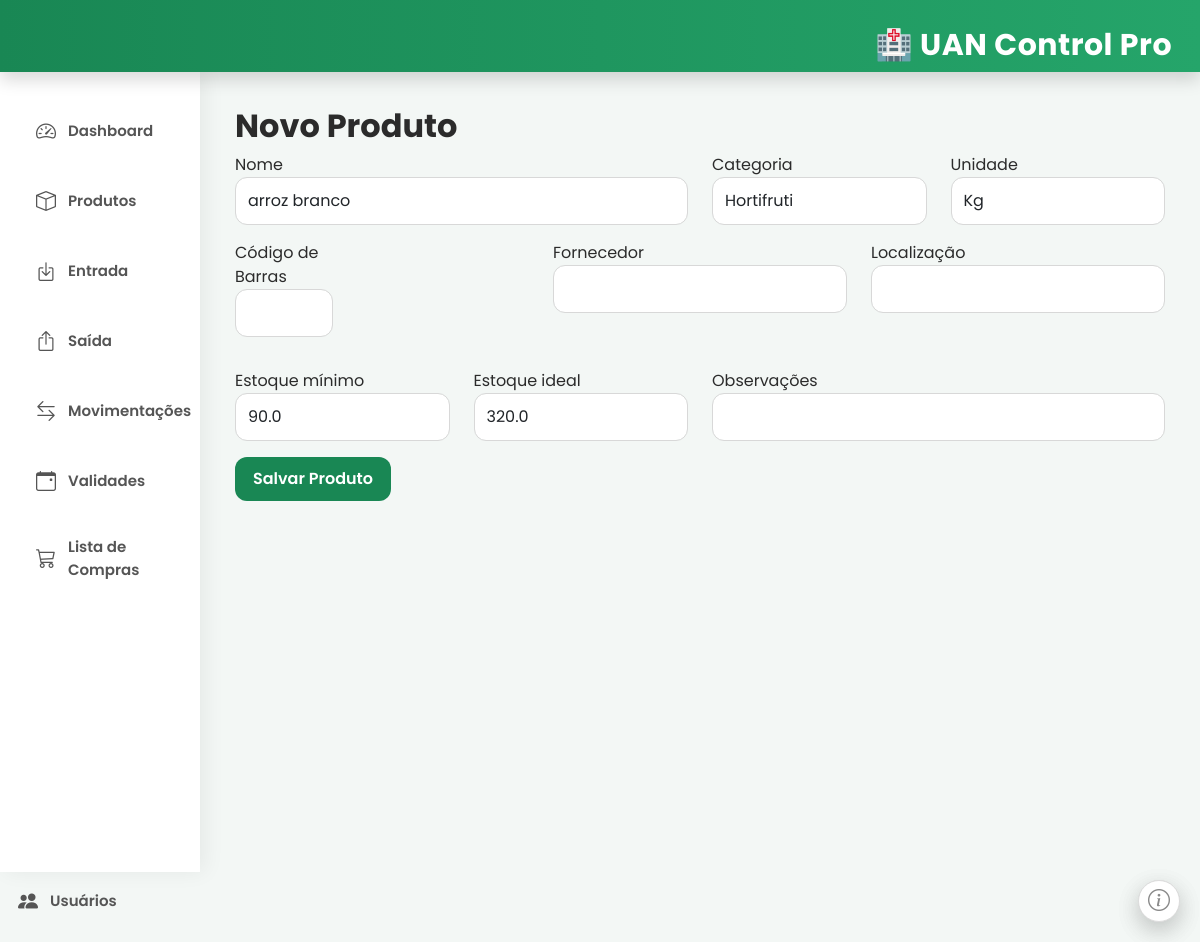
The page /produtos/1/editar on the database its author committed.
### models.py (models this page shows, shortened)
class Produto(db.Model):
    __tablename__ = "produtos"
    id = db.Column(db.Integer, primary_key=True)
    nome = db.Column(db.String(120), nullable=False)
    categoria = db.Column(db.String(80), nullable=False)
    unidade = db.Column(db.String(30), nullable=False)
    codigo_barras = db.Column(db.String(80))
    fornecedor = db.Column(db.String(120))
    localizacao = db.Column(db.String(120))
    estoque_atual = db.Column(db.Float, default=0)
    estoque_minimo = db.Column(db.Float, default=0)
    estoque_maximo = db.Column(db.Float, default=0)
    essencial = db.Column(db.Boolean, default=False)
    observacao = db.Column(db.Text)
    ativo = db.Column(db.Boolean, default=True)
    criado_em = db.Column(
        db.DateTime,
        default=datetime.now
    )
    atualizado_em = db.Column(
        db.DateTime,
        default=datetime.now,
        onupdate=datetime.now
    )

### routes/produtos.py (the view, shortened to what this page needs)
@main.route("/produtos/<int:id>/editar", methods=["GET", "POST"])
def editar_produto(id):
    produto = Produto.query.get_or_404(id)
    return render_template(
        "produto_form.html",
        produto=produto
    )

### templates/produto_form.html (shortened to what this page needs)
{% extends 'base.html' %}
{% block conteudo %}
<h2>Novo Produto</h2>
<form method="POST">
<div class="row">
<div class="col-md-6 mb-3">
<label>Nome</label>
<input
class="form-control"
name="nome"
value="{{ produto.nome if produto else '' }}"
required>
</div>
<div class="col-md-3 mb-3">
<label>Categoria</label>
<select
class="form-control"
name="categoria">
<option>Hortifruti</option>
</select>
</div>
<div class="col-md-3 mb-3">
<label>Unidade</label>
<select
class="form-control"
name="unidade">
<option>Kg</option>
</select>
</div>
<div class="col-md-4 mb-3">
<div class="col-md-4 mb-3">
<label>Código de Barras</label>
<input
type="text"
class="form-control"
name="codigo_barras"
value="{{ produto.codigo_barras if produto else '' }}">
</div>
</div>
<div class="col-md-4 mb-3">
<label>Fornecedor</label>
<input
class="form-control"
name="fornecedor"
value="{{ produto.fornecedor if produto else '' }}">
</div>
<div class="col-md-4 mb-3">
<label>Localização</label>
<input
class="form-control"
name="localizacao"
value="{{ produto.localizacao if produto else '' }}">
</div>
<div class="col-md-3 mb-3">
<label>Estoque mínimo</label>
<input
type="number"
step="0.01"
class="form-control"
name="estoque_minimo"
value="{{ produto.estoque_minimo if produto else 0 }}">
</div>
<div class="col-md-3 mb-3">
<label>Estoque ideal</label>
<input
type="number"
step="0.01"
class="form-control"
name="estoque_maximo"
value="{{ produto.estoque_maximo if produto else 0 }}">
</div>
<div class="col-md-6 mb-3">
<label>Observações</label>
<input
class="form-control"
name="observacao"
value="{{ produto.observacao if produto else '' }}">
</div>
</div>
<button class="btn btn-success">
Salvar Produto
</button>
</form>
{% endblock %}

### static/css/estilo.css (style rules this page uses)
* { margin:0; padding:0; box-sizing:border-box; }
body { background:#f3f7f5; font-family:'Poppins',sans-serif; color:#2b2b2b; }
h1,h2,h3,h4 { font-weight:700; }
.btn-success { background:#198754; border:none; border-radius:12px; padding:10px 18px; font-weight:600; }
.form-control, .form-select { border-radius:12px; border:1px solid #d8d8d8; min-height:48px; }

### rows shown on the page
Produto: nome "arroz branco", estoque_minimo "90.0", estoque_maximo "320.0"
